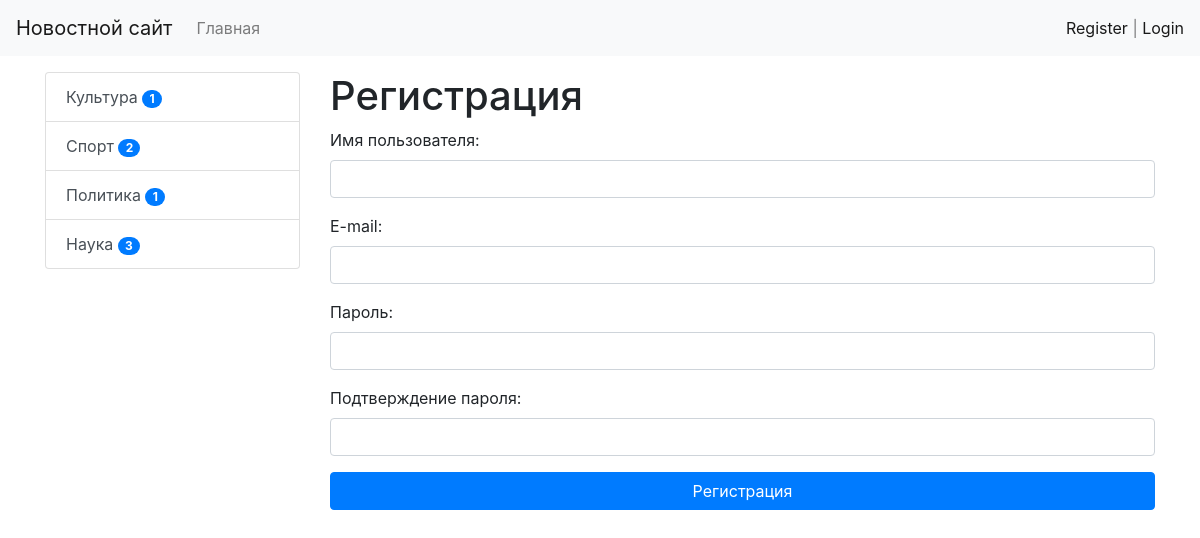
Screenshot of /register/ with the database file from the repository.
### news/models.py (models this page shows, shortened)
class Category(models.Model):
    title = models.CharField(max_length=150, db_index=True, verbose_name='Наименование категории')
    def get_absolute_url(self):
        return reverse('category', kwargs={'category_id': self.pk})
    class Meta:
        verbose_name = 'Категория'
        verbose_name_plural = 'Категории'
        ordering = ['title']

### news/views.py (the view)
# urls.py: path('register/', register, name='register'),
def register(request):
    if request.method == 'POST':
        form = UserRegisterForm(request.POST)
        if form.is_valid():
            user = form.save()
            login(request, user)
            messages.success(request, 'Вы успешно зарегистрировались')
            return redirect('home')
        else:
            messages.error(request, 'Ошибка регистрации')
    else:
        form = UserRegisterForm()
    return render(request, 'news/register.html', {'form': form})

### news/forms.py
class UserRegisterForm(UserCreationForm):
    username = forms.CharField(label='Имя пользователя', widget=forms.TextInput(attrs={'class': 'form-control', 'autocomplete': 'off'}))
    password1 = forms.CharField(label='Пароль', widget=forms.PasswordInput(attrs={'class': 'form-control'}))
    password2 = forms.CharField(label='Подтверждение пароля', widget=forms.PasswordInput(attrs={'class': 'form-control'}))
    email = forms.EmailField(label='E-mail', widget=forms.EmailInput(attrs={'class': 'form-control'}))
    class Meta:
        model = User
        fields = ('username', 'email', 'password1', 'password2')

### news/templatetags/news_tags.py (called while the page is built)
@register.inclusion_tag('news/list_categories.html')
def show_categories():
    categories = Category.objects.annotate(cnt=Count('news', filter=F('news__is_published'))).filter(cnt__gt=0)
    return {"categories": categories}

### news/templates/news/register.html (shortened to what this page needs)
{% extends 'base.html' %}
{% block sidebar %}
  {% include 'inc/_sidebar.html' %}
{% endblock %}
{% block content %}
<h1>Регистрация</h1>
<form method="post">
  {{ form.as_p }}
  <button type="submit" class="btn btn-primary btn-block">Регистрация</button>
</form>
{% endblock %}

### news/templates/news/list_categories.html
<div class="list-group">
  {% for item in categories %}
  <a href="{{ item.get_absolute_url }}" class="list-group-item list-group-item-action">{{ item.title }}  <span class="badge badge-primary badge-pill">{{ item.cnt }}</span></a>
  {% endfor %}
</div>

### rows the page displays
Category: title "Культура", cnt "1"
Category: title "Спорт", cnt "2"
Category: title "Политика", cnt "1"
Category: title "Наука", cnt "3"
